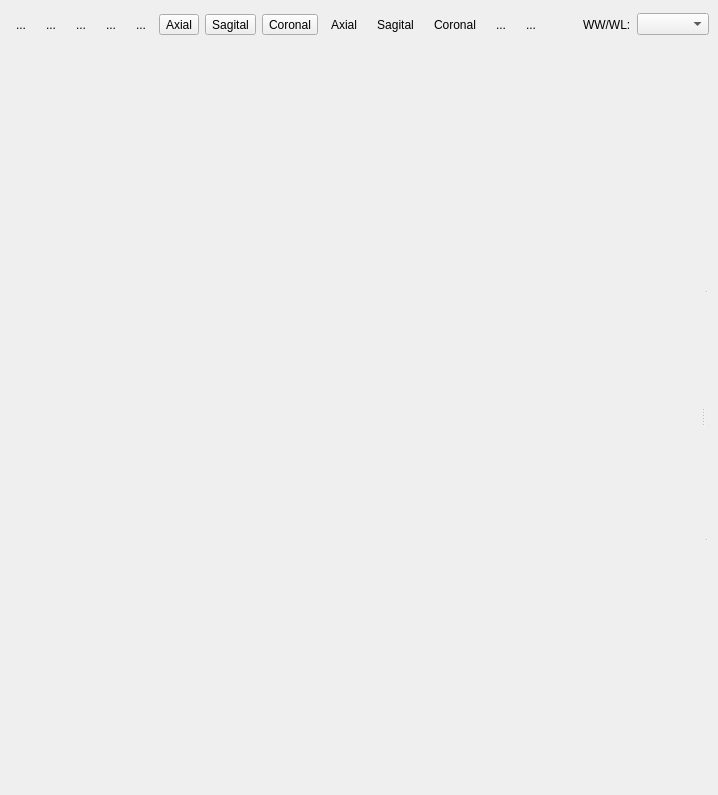
<ui version="4.0" >
 <author></author>
 <comment></comment>
 <exportmacro></exportmacro>
 <class>QMPR3D2DExtensionBase</class>
 <widget class="QWidget" name="QMPR3D2DExtensionBase" >
  <property name="geometry" >
   <rect>
    <x>0</x>
    <y>0</y>
    <width>718</width>
    <height>795</height>
   </rect>
  </property>
  <property name="windowTitle" >
   <string>Form1</string>
  </property>
  <layout class="QVBoxLayout" >
   <property name="margin" >
    <number>9</number>
   </property>
   <property name="spacing" >
    <number>6</number>
   </property>
   <item>
    <layout class="QHBoxLayout" >
     <property name="margin" >
      <number>0</number>
     </property>
     <property name="spacing" >
      <number>6</number>
     </property>
     <item>
      <layout class="QHBoxLayout" >
       <property name="margin" >
        <number>0</number>
       </property>
       <property name="spacing" >
        <number>6</number>
       </property>
       <item>
        <widget class="QToolButton" name="m_windowLevelToolButton" >
         <property name="text" >
          <string>...</string>
         </property>
         <property name="icon" >
          <iconset resource="../main/main.qrc" >:/images/windowLevel.png</iconset>
         </property>
         <property name="iconSize" >
          <size>
           <width>32</width>
           <height>32</height>
          </size>
         </property>
         <property name="checkable" >
          <bool>true</bool>
         </property>
         <property name="autoRaise" >
          <bool>true</bool>
         </property>
        </widget>
       </item>
       <item>
        <widget class="QToolButton" name="m_zoomToolButton" >
         <property name="text" >
          <string>...</string>
         </property>
         <property name="icon" >
          <iconset resource="../main/main.qrc" >:/images/zoom.png</iconset>
         </property>
         <property name="iconSize" >
          <size>
           <width>32</width>
           <height>32</height>
          </size>
         </property>
         <property name="checkable" >
          <bool>true</bool>
         </property>
         <property name="autoRaise" >
          <bool>true</bool>
         </property>
        </widget>
       </item>
       <item>
        <widget class="QToolButton" name="m_translateToolButton" >
         <property name="text" >
          <string>...</string>
         </property>
         <property name="icon" >
          <iconset resource="../main/main.qrc" >:/images/move.png</iconset>
         </property>
         <property name="iconSize" >
          <size>
           <width>32</width>
           <height>32</height>
          </size>
         </property>
         <property name="checkable" >
          <bool>true</bool>
         </property>
         <property name="autoRaise" >
          <bool>true</bool>
         </property>
        </widget>
       </item>
       <item>
        <widget class="QToolButton" name="m_screenShotToolButton" >
         <property name="text" >
          <string>...</string>
         </property>
         <property name="icon" >
          <iconset resource="../main/main.qrc" >:/images/photo.png</iconset>
         </property>
         <property name="iconSize" >
          <size>
           <width>32</width>
           <height>32</height>
          </size>
         </property>
         <property name="checkable" >
          <bool>true</bool>
         </property>
         <property name="autoRaise" >
          <bool>true</bool>
         </property>
        </widget>
       </item>
       <item>
        <widget class="QToolButton" name="m_voxelInformationToolButton" >
         <property name="text" >
          <string>...</string>
         </property>
         <property name="icon" >
          <iconset resource="../main/main.qrc" >:/images/voxelInformation.png</iconset>
         </property>
         <property name="iconSize" >
          <size>
           <width>32</width>
           <height>32</height>
          </size>
         </property>
         <property name="checkable" >
          <bool>true</bool>
         </property>
         <property name="autoRaise" >
          <bool>true</bool>
         </property>
        </widget>
       </item>
       <item>
        <widget class="QToolButton" name="m_axialViewEnabledButton" >
         <property name="text" >
          <string>Axial</string>
         </property>
         <property name="checkable" >
          <bool>true</bool>
         </property>
        </widget>
       </item>
       <item>
        <widget class="QToolButton" name="m_sagitalViewEnabledButton" >
         <property name="text" >
          <string>Sagital</string>
         </property>
         <property name="checkable" >
          <bool>true</bool>
         </property>
        </widget>
       </item>
       <item>
        <widget class="QToolButton" name="m_coronalViewEnabledButton" >
         <property name="text" >
          <string>Coronal</string>
         </property>
         <property name="checkable" >
          <bool>true</bool>
         </property>
        </widget>
       </item>
      </layout>
     </item>
     <item>
      <layout class="QHBoxLayout" >
       <property name="margin" >
        <number>0</number>
       </property>
       <property name="spacing" >
        <number>6</number>
       </property>
       <item>
        <widget class="QToolButton" name="m_axialOrientationButton" >
         <property name="sizePolicy" >
          <sizepolicy>
           <hsizetype>1</hsizetype>
           <vsizetype>1</vsizetype>
           <horstretch>0</horstretch>
           <verstretch>0</verstretch>
          </sizepolicy>
         </property>
         <property name="text" >
          <string>Axial</string>
         </property>
         <property name="icon" >
          <iconset resource="../main/main.qrc" >:/images/axial.png</iconset>
         </property>
         <property name="iconSize" >
          <size>
           <width>32</width>
           <height>32</height>
          </size>
         </property>
         <property name="autoRaise" >
          <bool>true</bool>
         </property>
        </widget>
       </item>
       <item>
        <widget class="QToolButton" name="m_sagitalOrientationButton" >
         <property name="sizePolicy" >
          <sizepolicy>
           <hsizetype>1</hsizetype>
           <vsizetype>1</vsizetype>
           <horstretch>0</horstretch>
           <verstretch>0</verstretch>
          </sizepolicy>
         </property>
         <property name="text" >
          <string>Sagital</string>
         </property>
         <property name="icon" >
          <iconset resource="../main/main.qrc" >:/images/sagital.png</iconset>
         </property>
         <property name="iconSize" >
          <size>
           <width>32</width>
           <height>32</height>
          </size>
         </property>
         <property name="autoRaise" >
          <bool>true</bool>
         </property>
        </widget>
       </item>
       <item>
        <widget class="QToolButton" name="m_coronalOrientationButton" >
         <property name="text" >
          <string>Coronal</string>
         </property>
         <property name="icon" >
          <iconset resource="../main/main.qrc" >:/images/coronal.png</iconset>
         </property>
         <property name="iconSize" >
          <size>
           <width>32</width>
           <height>32</height>
          </size>
         </property>
         <property name="checkable" >
          <bool>false</bool>
         </property>
         <property name="autoRaise" >
          <bool>true</bool>
         </property>
        </widget>
       </item>
      </layout>
     </item>
     <item>
      <widget class="QToolButton" name="m_leftRightLayoutToolButton" >
       <property name="text" >
        <string>...</string>
       </property>
       <property name="iconSize" >
        <size>
         <width>32</width>
         <height>32</height>
        </size>
       </property>
       <property name="checkable" >
        <bool>false</bool>
       </property>
       <property name="autoRaise" >
        <bool>true</bool>
       </property>
      </widget>
     </item>
     <item>
      <widget class="QToolButton" name="m_viewsLayoutToolButton" >
       <property name="text" >
        <string>...</string>
       </property>
       <property name="iconSize" >
        <size>
         <width>32</width>
         <height>32</height>
        </size>
       </property>
       <property name="checkable" >
        <bool>false</bool>
       </property>
       <property name="autoRaise" >
        <bool>true</bool>
       </property>
      </widget>
     </item>
     <item>
      <spacer>
       <property name="orientation" >
        <enum>Qt::Horizontal</enum>
       </property>
       <property name="sizeType" >
        <enum>QSizePolicy::Expanding</enum>
       </property>
       <property name="sizeHint" >
        <size>
         <width>21</width>
         <height>31</height>
        </size>
       </property>
      </spacer>
     </item>
     <item>
      <layout class="QHBoxLayout" >
       <property name="margin" >
        <number>0</number>
       </property>
       <property name="spacing" >
        <number>6</number>
       </property>
       <item>
        <widget class="QLabel" name="label" >
         <property name="text" >
          <string>WW/WL:</string>
         </property>
        </widget>
       </item>
       <item>
        <widget class="udg::QWindowLevelComboBox" name="m_windowLevelComboBox" />
       </item>
      </layout>
     </item>
    </layout>
   </item>
   <item>
    <widget class="QSplitter" name="m_horizontalSplitter" >
     <property name="sizePolicy" >
      <sizepolicy>
       <hsizetype>7</hsizetype>
       <vsizetype>7</vsizetype>
       <horstretch>0</horstretch>
       <verstretch>0</verstretch>
      </sizepolicy>
     </property>
     <property name="orientation" >
      <enum>Qt::Horizontal</enum>
     </property>
     <widget class="udg::Q2DViewer" name="m_coronal2DView" >
      <property name="sizePolicy" >
       <sizepolicy>
        <hsizetype>7</hsizetype>
        <vsizetype>7</vsizetype>
        <horstretch>0</horstretch>
        <verstretch>0</verstretch>
       </sizepolicy>
      </property>
     </widget>
     <widget class="QSplitter" name="m_verticalSplitter" >
      <property name="sizePolicy" >
       <sizepolicy>
        <hsizetype>7</hsizetype>
        <vsizetype>7</vsizetype>
        <horstretch>0</horstretch>
        <verstretch>0</verstretch>
       </sizepolicy>
      </property>
      <property name="orientation" >
       <enum>Qt::Vertical</enum>
      </property>
      <widget class="udg::Q3DMPRViewer" name="m_mpr3DView" >
       <property name="sizePolicy" >
        <sizepolicy>
         <hsizetype>7</hsizetype>
         <vsizetype>7</vsizetype>
         <horstretch>0</horstretch>
         <verstretch>0</verstretch>
        </sizepolicy>
       </property>
      </widget>
      <widget class="udg::Q2DViewer" name="m_axial2DView" >
       <property name="sizePolicy" >
        <sizepolicy>
         <hsizetype>7</hsizetype>
         <vsizetype>7</vsizetype>
         <horstretch>0</horstretch>
         <verstretch>0</verstretch>
        </sizepolicy>
       </property>
      </widget>
      <widget class="udg::Q2DViewer" name="m_sagital2DView" >
       <property name="sizePolicy" >
        <sizepolicy>
         <hsizetype>7</hsizetype>
         <vsizetype>7</vsizetype>
         <horstretch>0</horstretch>
         <verstretch>0</verstretch>
        </sizepolicy>
       </property>
      </widget>
     </widget>
    </widget>
   </item>
  </layout>
 </widget>
 <layoutdefault spacing="6" margin="11" />
 <pixmapfunction></pixmapfunction>
 <customwidgets>
  <customwidget>
   <class>udg::Q3DMPRViewer</class>
   <extends>QFrame</extends>
   <header>q3dmprviewer.h</header>
   <container>0</container>
   <pixmap></pixmap>
  </customwidget>
  <customwidget>
   <class>udg::QWindowLevelComboBox</class>
   <extends>QComboBox</extends>
   <header>qwindowlevelcombobox.h</header>
   <container>0</container>
   <pixmap></pixmap>
  </customwidget>
  <customwidget>
   <class>udg::Q2DViewer</class>
   <extends>QWidget</extends>
   <header>q2dviewer.h</header>
   <container>0</container>
   <pixmap></pixmap>
  </customwidget>
 </customwidgets>
 <resources>
  <include location="../main/main.qrc" />
 </resources>
 <connections/>
</ui>
